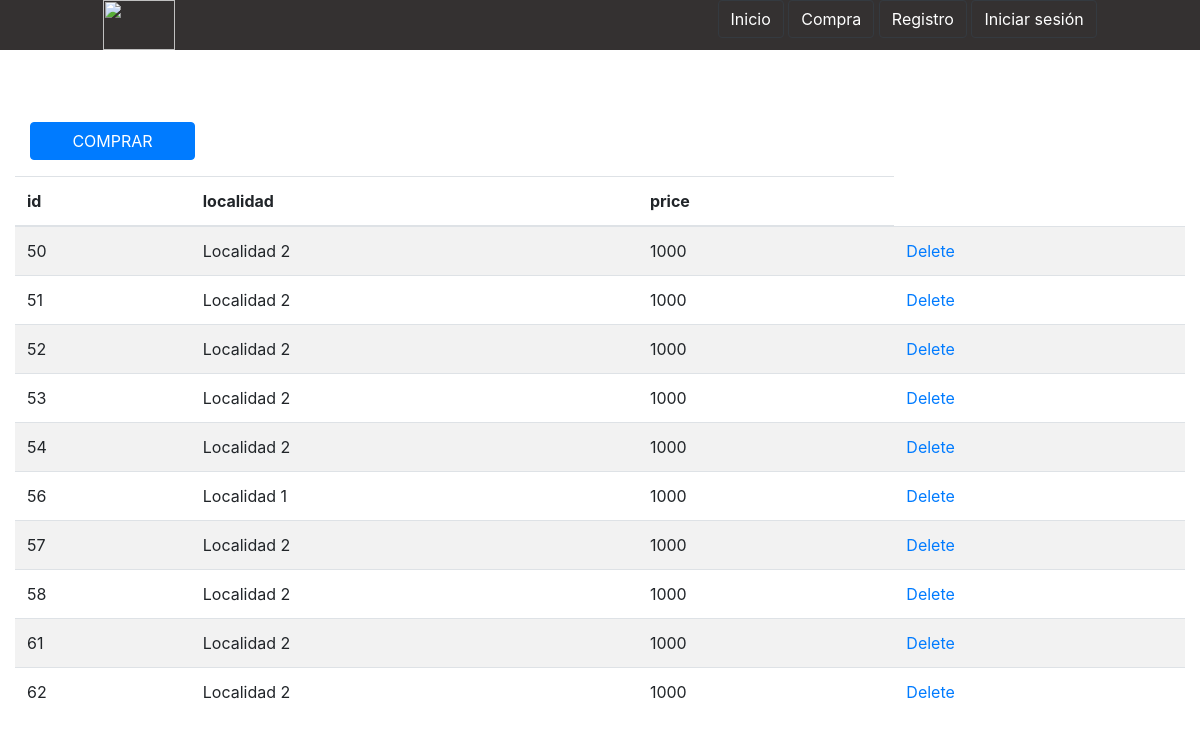
The page /carshop (signed in) on the database its author committed.
### users/models.py (models this page shows, shortened)
class Boleta(models.Model):
    localidad = models.ForeignKey(Localidad, verbose_name='Localidad',
                                      on_delete=models.PROTECT,
                                      blank=True, null=True)
    capacity = models.CharField(verbose_name='Cantidad idsponible', max_length=254)
    asientos = models.CharField(verbose_name='Asientos', max_length=254)
    price = models.CharField(verbose_name='Precio ', max_length=254)
    leyenda = models.CharField(verbose_name='Leyenda', max_length=254)
    convencion = models.ForeignKey(Convencion, verbose_name='Localidad',
                                  on_delete=models.PROTECT,
                                  blank=True, null=True)
    comprada = models.CharField(max_length=10, choices=CHOICES, verbose_name='Comprada', null=True,
                                            blank=True)
    created = models.DateTimeField(auto_now_add=True)
    class Meta:
        verbose_name = 'BOleta'
        verbose_name_plural = 'Boleta'

class Localidad(models.Model):
    name = models.CharField(verbose_name='Nombre ', max_length=254)
    fecha = models.DateTimeField(auto_now=False, blank=True, null=True)
    capacity = models.CharField(verbose_name='Capacidad ', max_length=254)
    etapa = models.ForeignKey(Etapa, verbose_name='Etapa',
                                      on_delete=models.PROTECT,
                                      blank=True, null=True)
    price = models.CharField(verbose_name='Precio ', max_length=254)
    created = models.DateTimeField(auto_now_add=True)
    class Meta:
        verbose_name = 'Localidad'
        verbose_name_plural = 'Localidades'

### users/views.py (the view)
# urls.py: path('carshop', users_views.carshop, name='carshop'),
def carshop(request):
    user = request.user
    profile = Profile.objects.get(user=user)
    cars = profile.car
    boletascars = cars.boleta.all()
    carshop = profile.car.id
    return render(request, 'user/carshop.html',{'carshop':carshop,'boletascars': boletascars, })

### templates/user/carshop.html (shortened to what this page needs)
{% load static %}
<!DOCTYPE html>
<html lang="en">
<head>
    <link rel="stylesheet" href="https://stackpath.bootstrapcdn.com/bootstrap/4.3.1/css/bootstrap.min.css">
</head>
<body>
    <div class="row justify-content-center" style="background-color: #343131;">
         <div class="col-md-1">
                </div>
            <div class="col-md-1">
            <img src="https://www.passline.com/imagenes/logo-passline.png" width="100%" height="50px"/>
                </div>
            <div class="col-md-5">
                </div>
         <div class="col-md-5">
            <a href="/" class="btn btn-dark" type="button" style="background-color: #343131;">Inicio</a>
                        <a href="/carshop" class="btn btn-dark" type="button" style="background-color: #343131;">Compra</a>
             <a href="/signup" class="btn btn-dark" type="button" style="background-color: #343131;">Registro</a>
               <a href="/login" class="btn btn-dark" type="button" style="background-color: #343131;">Iniciar sesión</a>
                </div>
            </div>
<br/>
                  <div class="col-sm-12">
         <table class="table table-striped">
  <thead>
    <tr>
        <th scope="col">id</th>
      <th scope="col">localidad</th>
        <th scope="col">price</th>
    </tr>
  </thead>
  <tbody>
   {% for boleta in boletascars %}
    <tr>
        <td>{{boleta.id}}</td>
      <td>{{boleta.localidad.name}}</td>
      <td>{{boleta.localidad.price}}</td>
        <td>
          <a href="{% url 'delete_boleta' id=boleta.id %}">Delete</a></td>
    </tr>
{% endfor %}
    </div>
             <div class="col-sm-2">
                    <div class="d-flex justify-content-between mb-3">
                        <button class="btn btn-primary btn-block mt-5" type="submit" value="OK">COMPRAR</button>
                    </div>
             </div>
</body>
</html>

### rows shown on the page
Boleta: id "50", localidad.name "Localidad 2", localidad.price "1000"
Boleta: id "51", localidad.name "Localidad 2", localidad.price "1000"
Boleta: id "52", localidad.name "Localidad 2", localidad.price "1000"
Boleta: id "53", localidad.name "Localidad 2", localidad.price "1000"
Boleta: id "54", localidad.name "Localidad 2", localidad.price "1000"
Boleta: id "56", localidad.name "Localidad 1", localidad.price "1000"
Boleta: id "57", localidad.name "Localidad 2", localidad.price "1000"
Boleta: id "58", localidad.name "Localidad 2", localidad.price "1000"
Boleta: id "61", localidad.name "Localidad 2", localidad.price "1000"
Boleta: id "62", localidad.name "Localidad 2", localidad.price "1000"
